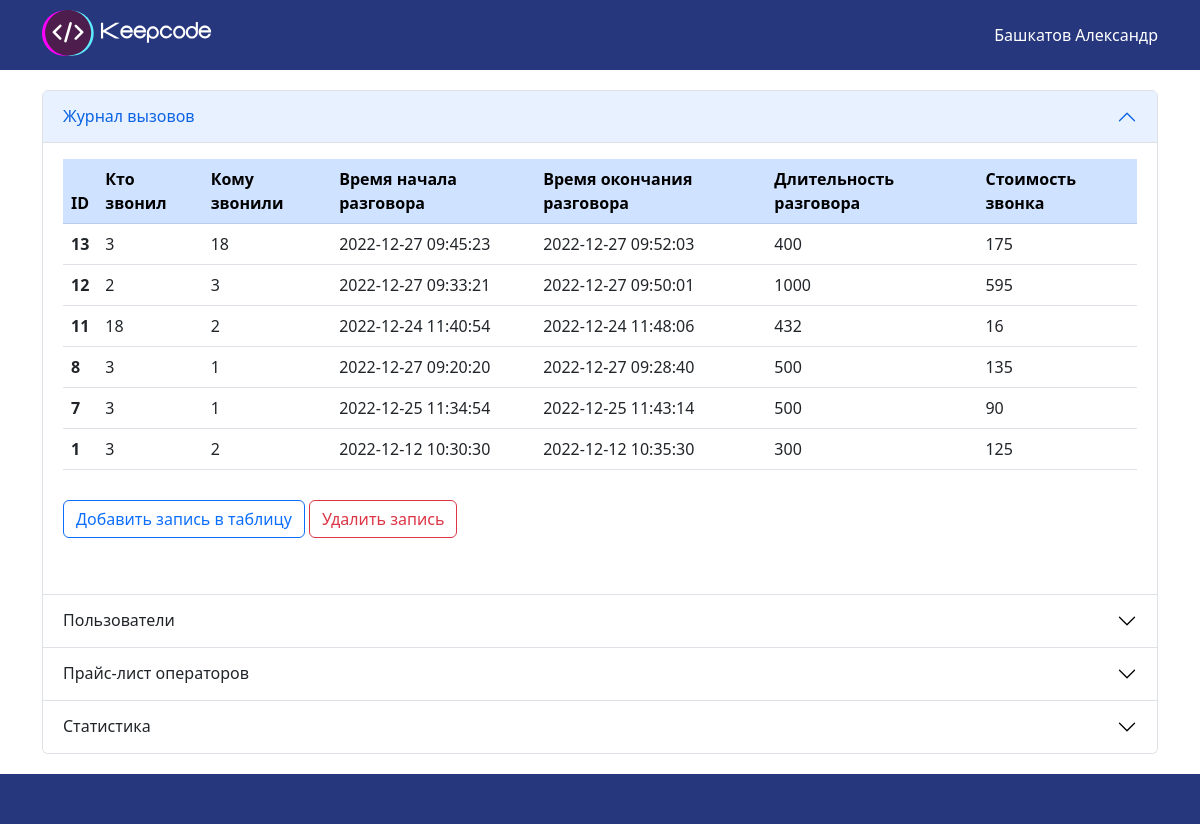
The page / on the database its author committed.
### tables this page shows
CREATE TABLE `call_log` (
  `id` int(11) NOT NULL,
  `sender` int(11) NOT NULL,
  `recipient` int(11) NOT NULL,
  `start_time` timestamp NOT NULL DEFAULT CURRENT_TIMESTAMP,
  `end_time` timestamp NULL DEFAULT CURRENT_TIMESTAMP,
  `call_duration` bigint(20) NOT NULL,
  `cost` bigint(20) NOT NULL
);

### project/config/routes.php (called while the page is built, shortened)
<?php
	return [
        new Route('/', 'main', 'index'),
        new Route('/call/add', 'call', 'add'),
        new Route('/call/remove', 'call', 'remove'),
        new Route('/user/add', 'user', 'addUser'),
        new Route('/user/remove', 'user', 'removeUser'),
        new Route('/user/updatephone', 'user', 'updatePhoneNumber'),
        new Route('/operator/update', 'operator', 'addOrUpdateOperatorRelation'),
        new Route('/operator/add', 'operator', 'addnewoperator'),
        new Route('/operator/remove', 'operator', 'remove'),
        new Route('/operator/user_statistic', 'operator', 'statisticUserTalk'),
        new Route('/operator/one_day_statistic', 'operator', 'oneDayCallsCount'),
	];

### core/Route.php (called while the page is built, shortened)
<?php
	class Route
	{
		public function __construct($path, $controller, $action)
		{
			$this->path = $path;
			$this->controller = $controller;
			$this->action = $action;
		}
		public function __get($property)
		{
			return $this->$property;
		}
	}

### core/Router.php (called while the page is built, shortened)
<?php
	class Router
	{
		public function getTrack($routes, $uri)
		{
			foreach ($routes as $route) {
				$pattern = $this->createPattern($route->path);
				if (preg_match($pattern, $uri, $params)) {
					$params = $this->clearParams($params);
					return new Track($route->controller, $route->action, $params);
				}
			}
			return new Track('error', 'notFound');
		}
		private function createPattern($path)
		{
			return '#^' . preg_replace('#/:([^/]+)#', '/(?<$1>[^/]+)', $path) . '/?$#';
		}
		private function clearParams($params)
		{
			$result = [];
			return $result;
		}
	}

### core/Track.php (called while the page is built, shortened)
<?php
	class Track
	{
		public function __construct($controller, $action, $params = [])
		{
			$this->controller = $controller;
			$this->action = $action;
			$this->params = $params;
		}
		public function __get($property)
		{
			return $this->$property;
		}
	}

### core/Dispatcher.php (called while the page is built, shortened)
<?php
	class Dispatcher
	{
		public function getPage(Track $track)
		{
			$className = ucfirst($track->controller) . 'Controller';
			$fullName = "\\Project\\Controllers\\$className";
			try {
				$controller = new $fullName;
				if (method_exists($controller, $track->action)) {
					$result = $controller->{$track->action}($track->params);
					if ($result) {
						return $result;
					} else {
						return new Page('default');
					}
				} else {
					echo "Метод <b>{$track->action}</b> не найден в классе $fullName."; die();
				}
			} catch (\Exception $error) {
				echo $error->getMessage(); die();
			}
		}
	}

### core/Model.php (called while the page is built, shortened)
<?php
	class Model
	{
		private static $link;
		public function __construct()
		{
			if (!self::$link) {
				self::$link = mysqli_connect(DB_HOST, DB_USER, DB_PASS, DB_NAME);
				mysqli_query(self::$link, "SET NAMES 'utf8'");
			}
		}
		protected function findMany($query)
		{
			$result = mysqli_query(self::$link, $query) or die(mysqli_error(self::$link));
			for ($data = []; $row = mysqli_fetch_assoc($result); $data[] = $row);
			return $data;
		}
	}

### project/models/User.php (called while the page is built, shortened)
<?php
class User extends Model
{
    public function getAll()
    {
        return $this->findMany("SELECT user.*, operator.name as operator, telephone.phone_number as phone FROM user LEFT JOIN telephone ON telephone.user_id = user.id
                                    LEFT JOIN operator ON operator.id = telephone.operator_id
                                    ORDER BY id DESC");
    }
}

### project/controllers/MainController.php (called while the page is built, shortened)
<?php
class MainController extends Controller
{
    public function index()
    {
        $this->title = 'Журнал вызовов';
        $users = (new User())->getAll();
        $calls = (new Call())->getAll();
        $operators = (new Operator())->getAll();
        $operators_price_list = (new Operator())->getAllPriceList();
        $operators_tmp = [];
        foreach ($operators as $operator)
            $operators_tmp[$operator['id']] = $operator['name'];
        $operators = $operators_tmp;
        return $this->render('main/index',[
            'users' => $users,
            'calls' => $calls,
            'operators' => $operators,
            'operators_price_list' => $operators_price_list,
        ]);
    }
}

### project/models/Call.php (called while the page is built, shortened)
<?php
class Call extends Model
{
    private $table_name;
    public function __construct()
    {
        $this->table_name = "call_log";
    }
    public function getAll()
    {
        return $this->findMany("SELECT * FROM $this->table_name ORDER BY id DESC");
    }
}

### project/models/Operator.php (called while the page is built, shortened)
<?php
class Operator extends Model
{
    public function getAll()
    {
        return $this->findMany("SELECT * FROM operator");
    }
    public function getAllPriceList()
    {
        return  $this->findMany("SELECT * FROM call_cost ORDER BY sender_operator");
    }
}

### core/Controller.php (called while the page is built, shortened)
<?php
	class Controller
	{
		protected $layout = 'default';
		protected function render($view, $data = []) {
			return new Page($this->layout, $this->title, $view, $data);
		}
	}

### core/Page.php (called while the page is built, shortened)
<?php
	class Page
	{
		public function __construct($layout, $title = '', $view = null, $data = [])
		{
			$this->view   = $view;
		}
		public function __get($property)
		{
			return $this->$property;
		}
	}

### core/View.php (called while the page is built, shortened)
<?php
	class View
	{
		public function render(Page $page) {
			return $this->renderLayout($page, $this->renderView($page));
		}
		private function renderLayout(Page $page, $content) {
			$layoutPath = $_SERVER['DOCUMENT_ROOT'] . "/project/layouts/{$page->layout}.php";
			if (file_exists($layoutPath)) {
					include $layoutPath;
				return ob_get_clean();
			} else {
				echo "Не найден файл с лейаутом по пути $layoutPath"; die();
			}
		}
		private function renderView(Page $page) {
			if ($page->view) {
				$viewPath = $_SERVER['DOCUMENT_ROOT'] . "/project/views/{$page->view}.php";
				if (file_exists($viewPath)) {
						$data = $page->data;
						extract($data);
						include $viewPath;
					return ob_get_clean();
				} else {
					echo "Не найден файл с представлением по пути $viewPath"; die();
				}
			}
		}
	}

### project/views/main/index.php (the view, shortened to what this page needs)
<div class="accordion" id="accordionPanelsStayOpenExample">
    <div class="accordion-item">
        <h2 class="accordion-header" id="panelsStayOpen-headingOne">
            <button class="accordion-button" type="button" data-bs-toggle="collapse" data-bs-target="#panelsStayOpen-collapseOne" aria-expanded="true" aria-controls="panelsStayOpen-collapseOne">
                Журнал вызовов
            </button>
        </h2>
        <div id="panelsStayOpen-collapseOne" class="accordion-collapse collapse show" aria-labelledby="panelsStayOpen-headingOne">
            <div class="accordion-body">
                <div class="journal_table">
                    <table class="table table-hover caption-top ">
                        <thead class="table-light ">
                        <tr class="table-primary">
                            <th scope="col">ID</th>
                            <th scope="col">Кто звонил</th>
                            <th scope="col">Кому звонили</th>
                            <th scope="col">Время начала разговора</th>
                            <th scope="col">Время окончания разговора</th>
                            <th scope="col">Длительность разговора</th>
                            <th scope="col">Стоимость звонка</th>
                        </tr>
                        </thead>
                        <tbody>
                        <?php foreach ($calls as $call):?>
                            <tr>
                                <th scope="row"><?=$call['id']?></th>
                                <td><?=$call['sender']?></td>
                                <td><?=$call['recipient']?></td>
                                <td><?=$call['start_time']?></td>
                                <td><?=$call['end_time']?></td>
                                <td><?=$call['call_duration']?></td>
                                <td><?=$call['cost']?></td>
                            </tr>
                        <?php endforeach;?>
                        </tbody>
                    </table>
                    <div class="journal_table_buttons buttons_block">
                        <button id="journal_add_button" type="button" class="btn btn-outline-primary">Добавить запись в таблицу</button>
                        <button id="journal_remove_button" type="button" class="btn btn-outline-danger">Удалить запись</button>
                    </div>
                </div>
            </div>
        </div>
    </div>
    <div class="accordion-item">
        <h2 class="accordion-header" id="panelsStayOpen-headingTwo">
            <button class="accordion-button collapsed" type="button" data-bs-toggle="collapse" data-bs-target="#panelsStayOpen-collapseTwo" aria-expanded="false" aria-controls="panelsStayOpen-collapseTwo">
                Пользователи
            </button>
        </h2>
    </div>
    <div class="accordion-item">
        <h2 class="accordion-header" id="panelsStayOpen-headingThree">
            <button class="accordion-button collapsed" type="button" data-bs-toggle="collapse" data-bs-target="#panelsStayOpen-collapseThree" aria-expanded="false" aria-controls="panelsStayOpen-collapseThree">
                Прайс-лист операторов
            </button>
        </h2>
    </div>
    <div class="accordion-item">
        <h2 class="accordion-header" id="panelsStayOpen-headingFour">
            <button class="accordion-button collapsed" type="button" data-bs-toggle="collapse" data-bs-target="#panelsStayOpen-collapseFour" aria-expanded="false" aria-controls="panelsStayOpen-collapseFour">
                Статистика
            </button>
        </h2>
    </div>
</div>

### index.php (shortened to what this page needs)
<?php
	spl_autoload_register(function($class) {
		preg_match('#(.+)\\\\(.+?)$#', $class, $match);
		$nameSpace = str_replace('\\', DIRECTORY_SEPARATOR, strtolower($match[1]));
		$className = $match[2];
		$path = $_SERVER['DOCUMENT_ROOT'] . DIRECTORY_SEPARATOR . $nameSpace . DIRECTORY_SEPARATOR . $className . '.php';
		if (file_exists($path)) {
			if (class_exists($class, false)) {
				return true;
			} else {
				throw new \Exception("Класс $class не найден в файле $path. Проверьте правильность написания имени класса внутри указанного файла.");
			}
		}
	});
	$routes = require $_SERVER['DOCUMENT_ROOT'] . '/project/config/routes.php';
	$track = ( new Router )      -> getTrack($routes, $_SERVER['REQUEST_URI']);
	$page  = ( new Dispatcher )  -> getPage($track);
	echo (new View) -> render($page);

### project/layouts/default.php (shortened to what this page needs)
<!DOCTYPE html>
<html>
<head>
    <link rel="stylesheet" href="/project/webroot/style.css">
    <link rel="stylesheet" href="/project/webroot/bootstrap-5.2.0-dist/css/bootstrap.min.css">
</head>
<body>
<div class="wrapper">
    <header class="header">
        <div class="header_container container">
            <div class="header_logo">
                <picture>
                    <source srcset="/project/webroot/img/keepcodeLogo.svg" type="image/webp"><img src="/project/webroot/img/keepcodeLogo.svg" alt="logo">
                </picture>
            </div>
            <div class="header_master">
                Башкатов Александр
            </div>
        </div>
    </header>
    <main>
        <div class="container">
            <?= $content ?>
        </div>
    </main>
    <footer class="footer">
    </footer>
</div>
</body>
</html>

### project/webroot/style.css (style rules this page uses)
* { margin: 0; padding: 0; box-sizing: border-box; }
html, body { height: 100%; }
.container { max-width: 950px; margin: 0 auto; }
.wrapper { display: flex; flex-direction: column; height: 100%; }
main { flex: 1 0 auto; padding: 20px 0; }
header, footer { flex: 0 0 auto; }
.footer { height: 50px; }
.header, .footer { padding: 10px 0; background-color: #27377e; color: white; }
.header_container { display: flex; justify-content: space-between; align-items: center; }
.header_logo { width: 170px; height: 50px; }
.header_logo img { max-width: 100%; max-height: 100%; }
.journal_table, .user_table, .operator_price_table { margin-bottom: 40px; }
.buttons_block { margin-top: 30px; }

### rows shown on the page
call_log: id "13", sender "3", recipient "18", start_time "2022-12-27 09:45:23", end_time "2022-12-27 09:52:03", call_duration "400", cost "175"
call_log: id "12", sender "2", recipient "3", start_time "2022-12-27 09:33:21", end_time "2022-12-27 09:50:01", call_duration "1000", cost "595"
call_log: id "11", sender "18", recipient "2", start_time "2022-12-24 11:40:54", end_time "2022-12-24 11:48:06", call_duration "432", cost "16"
call_log: id "8", sender "3", recipient "1", start_time "2022-12-27 09:20:20", end_time "2022-12-27 09:28:40", call_duration "500", cost "135"
call_log: id "7", sender "3", recipient "1", start_time "2022-12-25 11:34:54", end_time "2022-12-25 11:43:14", call_duration "500", cost "90"
call_log: id "1", sender "3", recipient "2", start_time "2022-12-12 10:30:30", end_time "2022-12-12 10:35:30", call_duration "300", cost "125"
